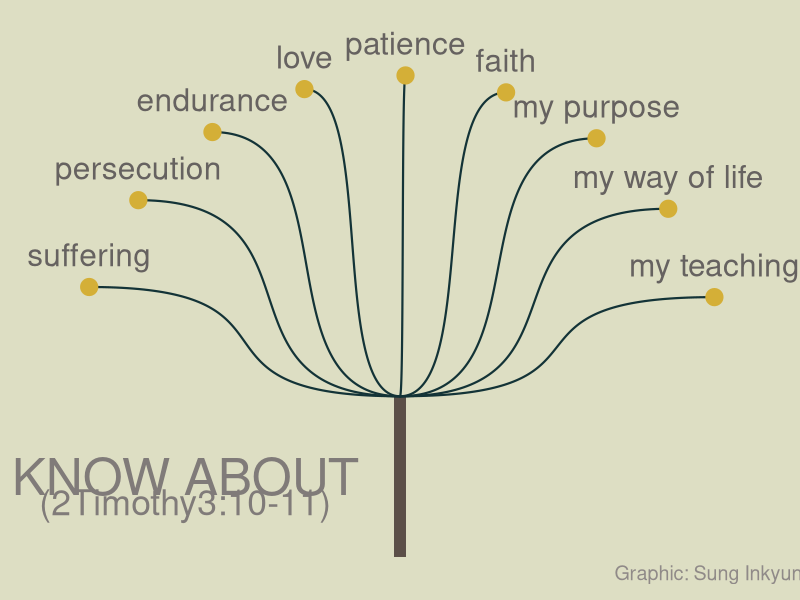

This chart was generated by the following R code:
## ---- chunk 1
knitr::opts_chunk$set(echo = TRUE)
## ---- chunk 2
library(tidyverse)
library(ggforce)
## ---- chunk 3
df <- tibble(
  word = c("my teaching", "my way of life", "my purpose", "faith", "patience", "love", "endurance", "persecution", "suffering"))

## ---- chunk 4
df_word <- df %>% 
  mutate(x = 0,
         xend = rep(cos(seq(0.3141, pi-0.3141, 0.31)), n()/9),
         y = 0,
         yend = rep(sin(seq(0.3141, pi-0.3141, 0.31)), n()/9))
## ---- chunk 5
plot <- df_word %>% 
  ggplot() +
  geom_segment(
    aes(x = 0, xend = 0, y = -0.5, 
        yend = 0,
        size = 10000),
    color = "#5B4F48",
    show.legend = FALSE
  ) +
  geom_diagonal(
    aes(x = 0, y = 0, 
        xend = xend, yend = yend), 
    color = "#133337",
    strength = 0.75, 
    lineend = "round", 
    size = 0.75,
    show.legend = FALSE,
  ) +
  geom_point(aes(xend, yend),
             size = 5.5,
             color = "#d4af37") +
  geom_text(
    aes(x = xend, y = yend, 
        label = word),
    size = 8, 
    vjust = -0.9, 
    color = "#666260"
  ) +
  annotate("text", 
           label = "KNOW ABOUT", 
           x = -0.65, 
           y = -0.25, 
           color = "#807b79", 
           size = 13) +
  annotate("text", 
           label = "(2Timothy3:10-11)", 
           x = -0.65, 
           y = -0.33, 
           color = "#807b79", 
           size = 9) +
  annotate("text",
           label = "Graphic: Sung Inkyung",
           x = .95,
           y = -0.55,
           color = "#908a88",
           size = 5) +
  xlim(c(-1.1, 1.1)) +
  ylim(c(-0.55, 1.15)) +
  scale_size(range = c(0.75, 5)) +
  theme_void() +
  theme(
    plot.background = element_rect(fill = "#dddec3", 
                                   color = NA)
  )

ggsave("KnowAbout.png", width = 30, height = 25, units = "cm")

